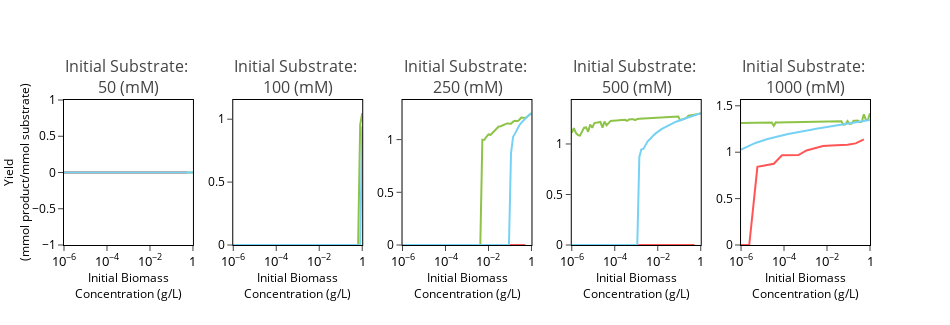

Notebook cell for this chart:
### Code cell
xaxis_titles = ['Yield<br>(mmol product/mmol substrate)']
for j,metric in enumerate(['yield']):
    titles = ["Initial Substrate: <br>"+str(sub_conc)+" (mM)" for sub_conc in pecaso_dict.keys()]
    fig = subplots.make_subplots(rows=1, cols=5, subplot_titles=titles,print_grid=False, horizontal_spacing=0.05)
    for i,sub_conc in enumerate(pecaso_dict.keys()):

        fig.add_trace(go.Scatter(x=pecaso_dict[sub_conc]['initial_biomass'][::], 
                                 y=pecaso_dict[sub_conc]['ts_best'][metric][::],
                                 name='Optimized Two Stage',
                                 legendgroup='ts_best', line={'color': '#8DC447'},
                                 showlegend=False), row=1, col=i+1)
        fig.add_trace(go.Scatter(x=pecaso_dict[sub_conc]['initial_biomass'][::4], 
                                 y=pecaso_dict[sub_conc]['ts_sub'][metric][::4],
                                 name='Traditional Two Stage',
                                 legendgroup='ts_sub', line={'color': '#FF5555'}, mode='lines',
                                 showlegend=False), row=1, col=i+1)
        fig.add_trace(go.Scatter(x=pecaso_dict[sub_conc]['initial_biomass'][::], 
                                 y=pecaso_dict[sub_conc]['os_best'][metric][::],
                                 name='Best One Stage',
                                 legendgroup='os_best', line={'color': '#76D1F4'},
                                 showlegend=False), row=1, col=i+1)
        fig.update_yaxes(range=(0,1.1*max(max(pecaso_dict[sub_conc]['ts_best'][metric]),
                                          max(pecaso_dict[sub_conc]['os_best'][metric]))),row=1, col=i+1)
        if i==0:
            fig.update_yaxes(showline=True, linewidth=1, linecolor='black', mirror=True, zeroline=False,
                             title_text=xaxis_titles[j],
                             title_font=dict(size=12, color='black'),
                             title_standoff=0,
                             automargin=True, row=1, col=i+1)

    fig.update_xaxes(showline=True, linewidth=1, linecolor='black', mirror=True, zeroline=False,
                     title_text='Initial Biomass<br>Concentration (g/L)',
                     title_font=dict(size=12, color='black'),
                     tickfont=dict(size=10, color='black'),
                     title_standoff=0, showexponent='all',exponentformat='power',
                     range=(-6,0),
                     automargin=False,
                     ticks='outside',
                     type='log',
                     nticks=5,
                     showgrid=False)
    fig.update_yaxes(showline=True, linewidth=1, linecolor='black', mirror=True, zeroline=False,
                     tickangle=0,
                     ticks='outside',
                     tickfont=dict(size=12, color='black'),
                     showgrid=False)
    fig.update_layout(width=950,
                      height=325,
                      margin={'l':8})
    #fig.update_annotations(dict(font=dict(size=16, color='black')))

    plot(fig)
if not os.path.exists('images'):
    os.mkdir('images')
#pio.write_image(fig, 'images/biomass_sensitivity_objC.svg')

### Figure 1 — Plotly figure (JSON) as saved in the notebook; plotly's stock layout.template omitted (floating-point values rounded to 4 significant figures)
{"data": [{"legendgroup": "ts_best", "line": {"color": "#8DC447"}, "name": "Optimized Two Stage", "showlegend": false, "type": "scatter", "x": [1e-06, 1.245e-06, 1.551e-06, 1.931e-06, 2.404e-06, 2.994e-06, 3.728e-06, 4.642e-06, 5.78e-06, 7.197e-06, 8.962e-06, 1.116e-05, 1.389e-05, 1.73e-05, 2.154e-05, 2.683e-05, 3.34e-05, 4.16e-05, 5.179e-05, 6.449e-05, 8.031e-05, 0.0001, 0.0001245, 0.0001551, 0.0001931, 0.0002404, 0.0002994, 0.0003728, 0.0004642, 0.000578, 0.0007197, 0.0008962, 0.001116, 0.001389, 0.00173, 0.002154, 0.002683, 0.00334, 0.00416, 0.005179, 0.006449, 0.008031, 0.01, 0.01245, 0.01551, 0.01931, 0.02404, 0.02994, 0.03728, 0.04642, 0.0578, 0.07197, 0.08962, 0.1116, 0.1389, 0.173, 0.2154, 0.2683, 0.334, 0.416, 0.5179, 0.6449, 0.8031, 1], "xaxis": "x", "y": [0, 0, 0, 0, 0, 0, 0, 0, 0, 0, 0, 0, 0, 0, 0, 0, 0, 0, 0, 0, 0, 0, 0, 0, 0, 0, 0, 0, 0, 0, 0, 0, 0, 0, 0, 0, 0, 0, 0, 0, 0, 0, 0, 0, 0, 0, 0, 0, 0, 0, 0, 0, 0, 0, 0, 0, 0, 0, 0, 0, 0, 0, 0, 0], "yaxis": "y"}, {"legendgroup": "ts_sub", "line": {"color": "#FF5555"}, "mode": "lines", "name": "Traditional Two Stage", "showlegend": false, "type": "scatter", "x": [1e-06, 2.404e-06, 5.78e-06, 1.389e-05, 3.34e-05, 8.031e-05, 0.0001931, 0.0004642, 0.001116, 0.002683, 0.006449, 0.01551, 0.03728, 0.08962, 0.2154, 0.5179], "xaxis": "x", "y": [0, 0, 0, 0, 0, 0, 0, 0, 0, 0, 0, 0, 0, 0, 0, 0], "yaxis": "y"}, {"legendgroup": "os_best", "line": {"color": "#76D1F4"}, "name": "Best One Stage", "showlegend": false, "type": "scatter", "x": [1e-06, 1.245e-06, 1.551e-06, 1.931e-06, 2.404e-06, 2.994e-06, 3.728e-06, 4.642e-06, 5.78e-06, 7.197e-06, 8.962e-06, 1.116e-05, 1.389e-05, 1.73e-05, 2.154e-05, 2.683e-05, 3.34e-05, 4.16e-05, 5.179e-05, 6.449e-05, 8.031e-05, 0.0001, 0.0001245, 0.0001551, 0.0001931, 0.0002404, 0.0002994, 0.0003728, 0.0004642, 0.000578, 0.0007197, 0.0008962, 0.001116, 0.001389, 0.00173, 0.002154, 0.002683, 0.00334, 0.00416, 0.005179, 0.006449, 0.008031, 0.01, 0.01245, 0.01551, 0.01931, 0.02404, 0.02994, 0.03728, 0.04642, 0.0578, 0.07197, 0.08962, 0.1116, 0.1389, 0.173, 0.2154, 0.2683, 0.334, 0.416, 0.5179, 0.6449, 0.8031, 1], "xaxis": "x", "y": [0, 0, 0, 0, 0, 0, 0, 0, 0, 0, 0, 0, 0, 0, 0, 0, 0, 0, 0, 0, 0, 0, 0, 0, 0, 0, 0, 0, 0, 0, 0, 0, 0, 0, 0, 0, 0, 0, 0, 0, 0, 0, 0, 0, 0, 0, 0, 0, 0, 0, 0, 0, 0, 0, 0, 0, 0, 0, 0, 0, 0, 0, 0, 0], "yaxis": "y"}, {"legendgroup": "ts_best", "line": {"color": "#8DC447"}, "name": "Optimized Two Stage", "showlegend": false, "type": "scatter", "x": [1e-06, 1.245e-06, 1.551e-06, 1.931e-06, 2.404e-06, 2.994e-06, 3.728e-06, 4.642e-06, 5.78e-06, 7.197e-06, 8.962e-06, 1.116e-05, 1.389e-05, 1.73e-05, 2.154e-05, 2.683e-05, 3.34e-05, 4.16e-05, 5.179e-05, 6.449e-05, 8.031e-05, 0.0001, 0.0001245, 0.0001551, 0.0001931, 0.0002404, 0.0002994, 0.0003728, 0.0004642, 0.000578, 0.0007197, 0.0008962, 0.001116, 0.001389, 0.00173, 0.002154, 0.002683, 0.00334, 0.00416, 0.005179, 0.006449, 0.008031, 0.01, 0.01245, 0.01551, 0.01931, 0.02404, 0.02994, 0.03728, 0.04642, 0.0578, 0.07197, 0.08962, 0.1116, 0.1389, 0.173, 0.2154, 0.2683, 0.334, 0.416, 0.5179, 0.6449, 0.8031, 1], "xaxis": "x2", "y": [0, 0, 0, 0, 0, 0, 0, 0, 0, 0, 0, 0, 0, 0, 0, 0, 0, 0, 0, 0, 0, 0, 0, 0, 0, 0, 0, 0, 0, 0, 0, 0, 0, 0, 0, 0, 0, 0, 0, 0, 0, 0, 0, 0, 0, 0, 0, 0, 0, 0, 0, 0, 0, 0, 0, 0, 0, 0, 0, 0, 0, 0, 0.9555, 1.048], "yaxis": "y2"}, {"legendgroup": "ts_sub", "line": {"color": "#FF5555"}, "mode": "lines", "name": "Traditional Two Stage", "showlegend": false, "type": "scatter", "x": [1e-06, 2.404e-06, 5.78e-06, 1.389e-05, 3.34e-05, 8.031e-05, 0.0001931, 0.0004642, 0.001116, 0.002683, 0.006449, 0.01551, 0.03728, 0.08962, 0.2154, 0.5179], "xaxis": "x2", "y": [0, 0, 0, 0, 0, 0, 0, 0, 0, 0, 0, 0, 0, 0, 0, 0], "yaxis": "y2"}, {"legendgroup": "os_best", "line": {"color": "#76D1F4"}, "name": "Best One Stage", "showlegend": false, "type": "scatter", "x": [1e-06, 1.245e-06, 1.551e-06, 1.931e-06, 2.404e-06, 2.994e-06, 3.728e-06, 4.642e-06, 5.78e-06, 7.197e-06, 8.962e-06, 1.116e-05, 1.389e-05, 1.73e-05, 2.154e-05, 2.683e-05, 3.34e-05, 4.16e-05, 5.179e-05, 6.449e-05, 8.031e-05, 0.0001, 0.0001245, 0.0001551, 0.0001931, 0.0002404, 0.0002994, 0.0003728, 0.0004642, 0.000578, 0.0007197, 0.0008962, 0.001116, 0.001389, 0.00173, 0.002154, 0.002683, 0.00334, 0.00416, 0.005179, 0.006449, 0.008031, 0.01, 0.01245, 0.01551, 0.01931, 0.02404, 0.02994, 0.03728, 0.04642, 0.0578, 0.07197, 0.08962, 0.1116, 0.1389, 0.173, 0.2154, 0.2683, 0.334, 0.416, 0.5179, 0.6449, 0.8031, 1], "xaxis": "x2", "y": [0, 0, 0, 0, 0, 0, 0, 0, 0, 0, 0, 0, 0, 0, 0, 0, 0, 0, 0, 0, 0, 0, 0, 0, 0, 0, 0, 0, 0, 0, 0, 0, 0, 0, 0, 0, 0, 0, 0, 0, 0, 0, 0, 0, 0, 0, 0, 0, 0, 0, 0, 0, 0, 0, 0, 0, 0, 0, 0, 0, 0, 0, 0, 0.9429], "yaxis": "y2"}, {"legendgroup": "ts_best", "line": {"color": "#8DC447"}, "name": "Optimized Two Stage", "showlegend": false, "type": "scatter", "x": [1e-06, 1.245e-06, 1.551e-06, 1.931e-06, 2.404e-06, 2.994e-06, 3.728e-06, 4.642e-06, 5.78e-06, 7.197e-06, 8.962e-06, 1.116e-05, 1.389e-05, 1.73e-05, 2.154e-05, 2.683e-05, 3.34e-05, 4.16e-05, 5.179e-05, 6.449e-05, 8.031e-05, 0.0001, 0.0001245, 0.0001551, 0.0001931, 0.0002404, 0.0002994, 0.0003728, 0.0004642, 0.000578, 0.0007197, 0.0008962, 0.001116, 0.001389, 0.00173, 0.002154, 0.002683, 0.00334, 0.00416, 0.005179, 0.006449, 0.008031, 0.01, 0.01245, 0.01551, 0.01931, 0.02404, 0.02994, 0.03728, 0.04642, 0.0578, 0.07197, 0.08962, 0.1116, 0.1389, 0.173, 0.2154, 0.2683, 0.334, 0.416, 0.5179, 0.6449, 0.8031, 1], "xaxis": "x3", "y": [0, 0, 0, 0, 0, 0, 0, 0, 0, 0, 0, 0, 0, 0, 0, 0, 0, 0, 0, 0, 0, 0, 0, 0, 0, 0, 0, 0, 0, 0, 0, 0, 0, 0, 0, 0, 0, 0, 0, 0.9992, 0.9985, 1.027, 1.049, 1.045, 1.068, 1.09, 1.113, 1.125, 1.127, 1.14, 1.145, 1.153, 1.152, 1.151, 1.17, 1.178, 1.175, 1.186, 1.209, 1.205, 1.205, 1.218, 1.236, 1.251], "yaxis": "y3"}, {"legendgroup": "ts_sub", "line": {"color": "#FF5555"}, "mode": "lines", "name": "Traditional Two Stage", "showlegend": false, "type": "scatter", "x": [1e-06, 2.404e-06, 5.78e-06, 1.389e-05, 3.34e-05, 8.031e-05, 0.0001931, 0.0004642, 0.001116, 0.002683, 0.006449, 0.01551, 0.03728, 0.08962, 0.2154, 0.5179], "xaxis": "x3", "y": [0, 0, 0, 0, 0, 0, 0, 0, 0, 0, 0, 0, 0, 0, 0, 0], "yaxis": "y3"}, {"legendgroup": "os_best", "line": {"color": "#76D1F4"}, "name": "Best One Stage", "showlegend": false, "type": "scatter", "x": [1e-06, 1.245e-06, 1.551e-06, 1.931e-06, 2.404e-06, 2.994e-06, 3.728e-06, 4.642e-06, 5.78e-06, 7.197e-06, 8.962e-06, 1.116e-05, 1.389e-05, 1.73e-05, 2.154e-05, 2.683e-05, 3.34e-05, 4.16e-05, 5.179e-05, 6.449e-05, 8.031e-05, 0.0001, 0.0001245, 0.0001551, 0.0001931, 0.0002404, 0.0002994, 0.0003728, 0.0004642, 0.000578, 0.0007197, 0.0008962, 0.001116, 0.001389, 0.00173, 0.002154, 0.002683, 0.00334, 0.00416, 0.005179, 0.006449, 0.008031, 0.01, 0.01245, 0.01551, 0.01931, 0.02404, 0.02994, 0.03728, 0.04642, 0.0578, 0.07197, 0.08962, 0.1116, 0.1389, 0.173, 0.2154, 0.2683, 0.334, 0.416, 0.5179, 0.6449, 0.8031, 1], "xaxis": "x3", "y": [0, 0, 0, 0, 0, 0, 0, 0, 0, 0, 0, 0, 0, 0, 0, 0, 0, 0, 0, 0, 0, 0, 0, 0, 0, 0, 0, 0, 0, 0, 0, 0, 0, 0, 0, 0, 0, 0, 0, 0, 0, 0, 0, 0, 0, 0, 0, 0, 0, 0, 0, 0, 0, 0.8698, 1.024, 1.059, 1.102, 1.134, 1.16, 1.183, 1.202, 1.22, 1.236, 1.25], "yaxis": "y3"}, {"legendgroup": "ts_best", "line": {"color": "#8DC447"}, "name": "Optimized Two Stage", "showlegend": false, "type": "scatter", "x": [1e-06, 1.245e-06, 1.551e-06, 1.931e-06, 2.404e-06, 2.994e-06, 3.728e-06, 4.642e-06, 5.78e-06, 7.197e-06, 8.962e-06, 1.116e-05, 1.389e-05, 1.73e-05, 2.154e-05, 2.683e-05, 3.34e-05, 4.16e-05, 5.179e-05, 6.449e-05, 8.031e-05, 0.0001, 0.0001245, 0.0001551, 0.0001931, 0.0002404, 0.0002994, 0.0003728, 0.0004642, 0.000578, 0.0007197, 0.0008962, 0.001116, 0.001389, 0.00173, 0.002154, 0.002683, 0.00334, 0.00416, 0.005179, 0.006449, 0.008031, 0.01, 0.01245, 0.01551, 0.01931, 0.02404, 0.02994, 0.03728, 0.04642, 0.0578, 0.07197, 0.08962, 0.1116, 0.1389, 0.173, 0.2154, 0.2683, 0.334, 0.416, 0.5179, 0.6449, 0.8031, 1], "xaxis": "x4", "y": [1.11, 1.157, 1.109, 1.089, 1.083, 1.123, 1.161, 1.164, 1.12, 1.192, 1.16, 1.207, 1.213, 1.215, 1.218, 1.162, 1.222, 1.185, 1.209, 1.228, 1.23, 1.229, 1.233, 1.235, 1.236, 1.237, 1.239, 1.229, 1.242, 1.244, 1.245, 1.237, 1.248, 1.249, 1.25, 1.252, 1.253, 1.254, 1.253, 1.256, 1.257, 1.258, 1.259, 1.261, 1.262, 1.263, 1.264, 1.265, 1.266, 1.268, 1.269, 1.27, 1.271, 1.236, 1.243, 1.251, 1.258, 1.28, 1.283, 1.286, 1.289, 1.291, 1.298, 1.305], "yaxis": "y4"}, {"legendgroup": "ts_sub", "line": {"color": "#FF5555"}, "mode": "lines", "name": "Traditional Two Stage", "showlegend": false, "type": "scatter", "x": [1e-06, 2.404e-06, 5.78e-06, 1.389e-05, 3.34e-05, 8.031e-05, 0.0001931, 0.0004642, 0.001116, 0.002683, 0.006449, 0.01551, 0.03728, 0.08962, 0.2154, 0.5179], "xaxis": "x4", "y": [0, 0, 0, 0, 0, 0, 0, 0, 0, 0, 0, 0, 0, 0, 0, 0], "yaxis": "y4"}, {"legendgroup": "os_best", "line": {"color": "#76D1F4"}, "name": "Best One Stage", "showlegend": false, "type": "scatter", "x": [1e-06, 1.245e-06, 1.551e-06, 1.931e-06, 2.404e-06, 2.994e-06, 3.728e-06, 4.642e-06, 5.78e-06, 7.197e-06, 8.962e-06, 1.116e-05, 1.389e-05, 1.73e-05, 2.154e-05, 2.683e-05, 3.34e-05, 4.16e-05, 5.179e-05, 6.449e-05, 8.031e-05, 0.0001, 0.0001245, 0.0001551, 0.0001931, 0.0002404, 0.0002994, 0.0003728, 0.0004642, 0.000578, 0.0007197, 0.0008962, 0.001116, 0.001389, 0.00173, 0.002154, 0.002683, 0.00334, 0.00416, 0.005179, 0.006449, 0.008031, 0.01, 0.01245, 0.01551, 0.01931, 0.02404, 0.02994, 0.03728, 0.04642, 0.0578, 0.07197, 0.08962, 0.1116, 0.1389, 0.173, 0.2154, 0.2683, 0.334, 0.416, 0.5179, 0.6449, 0.8031, 1], "xaxis": "x4", "y": [0, 0, 0, 0, 0, 0, 0, 0, 0, 0, 0, 0, 0, 0, 0, 0, 0, 0, 0, 0, 0, 0, 0, 0, 0, 0, 0, 0, 0, 0, 0, 0, 0, 0.8717, 0.9473, 0.9514, 0.9868, 1.024, 1.045, 1.069, 1.088, 1.105, 1.121, 1.135, 1.149, 1.16, 1.171, 1.183, 1.192, 1.202, 1.211, 1.22, 1.228, 1.236, 1.243, 1.251, 1.258, 1.265, 1.272, 1.278, 1.285, 1.291, 1.298, 1.305], "yaxis": "y4"}, {"legendgroup": "ts_best", "line": {"color": "#8DC447"}, "name": "Optimized Two Stage", "showlegend": false, "type": "scatter", "x": [1e-06, 1.245e-06, 1.551e-06, 1.931e-06, 2.404e-06, 2.994e-06, 3.728e-06, 4.642e-06, 5.78e-06, 7.197e-06, 8.962e-06, 1.116e-05, 1.389e-05, 1.73e-05, 2.154e-05, 2.683e-05, 3.34e-05, 4.16e-05, 5.179e-05, 6.449e-05, 8.031e-05, 0.0001, 0.0001245, 0.0001551, 0.0001931, 0.0002404, 0.0002994, 0.0003728, 0.0004642, 0.000578, 0.0007197, 0.0008962, 0.001116, 0.001389, 0.00173, 0.002154, 0.002683, 0.00334, 0.00416, 0.005179, 0.006449, 0.008031, 0.01, 0.01245, 0.01551, 0.01931, 0.02404, 0.02994, 0.03728, 0.04642, 0.0578, 0.07197, 0.08962, 0.1116, 0.1389, 0.173, 0.2154, 0.2683, 0.334, 0.416, 0.5179, 0.6449, 0.8031, 1], "xaxis": "x5", "y": [1.314, 1.314, 1.315, 1.315, 1.315, 1.316, 1.316, 1.317, 1.317, 1.318, 1.318, 1.319, 1.319, 1.319, 1.32, 1.32, 1.284, 1.321, 1.32, 1.322, 1.322, 1.323, 1.323, 1.324, 1.324, 1.325, 1.325, 1.326, 1.326, 1.326, 1.327, 1.327, 1.328, 1.328, 1.328, 1.329, 1.329, 1.33, 1.33, 1.33, 1.331, 1.331, 1.332, 1.332, 1.332, 1.329, 1.333, 1.334, 1.334, 1.335, 1.296, 1.299, 1.337, 1.306, 1.309, 1.339, 1.34, 1.341, 1.325, 1.329, 1.408, 1.348, 1.351, 1.421], "yaxis": "y5"}, {"legendgroup": "ts_sub", "line": {"color": "#FF5555"}, "mode": "lines", "name": "Traditional Two Stage", "showlegend": false, "type": "scatter", "x": [1e-06, 2.404e-06, 5.78e-06, 1.389e-05, 3.34e-05, 8.031e-05, 0.0001931, 0.0004642, 0.001116, 0.002683, 0.006449, 0.01551, 0.03728, 0.08962, 0.2154, 0.5179], "xaxis": "x5", "y": [0, 0, 0.8423, 0.857, 0.8756, 0.9665, 0.9712, 0.9693, 1.019, 1.044, 1.067, 1.071, 1.075, 1.079, 1.095, 1.138], "yaxis": "y5"}, {"legendgroup": "os_best", "line": {"color": "#76D1F4"}, "name": "Best One Stage", "showlegend": false, "type": "scatter", "x": [1e-06, 1.245e-06, 1.551e-06, 1.931e-06, 2.404e-06, 2.994e-06, 3.728e-06, 4.642e-06, 5.78e-06, 7.197e-06, 8.962e-06, 1.116e-05, 1.389e-05, 1.73e-05, 2.154e-05, 2.683e-05, 3.34e-05, 4.16e-05, 5.179e-05, 6.449e-05, 8.031e-05, 0.0001, 0.0001245, 0.0001551, 0.0001931, 0.0002404, 0.0002994, 0.0003728, 0.0004642, 0.000578, 0.0007197, 0.0008962, 0.001116, 0.001389, 0.00173, 0.002154, 0.002683, 0.00334, 0.00416, 0.005179, 0.006449, 0.008031, 0.01, 0.01245, 0.01551, 0.01931, 0.02404, 0.02994, 0.03728, 0.04642, 0.0578, 0.07197, 0.08962, 0.1116, 0.1389, 0.173, 0.2154, 0.2683, 0.334, 0.416, 0.5179, 0.6449, 0.8031, 1], "xaxis": "x5", "y": [1.028, 1.04, 1.051, 1.061, 1.072, 1.081, 1.09, 1.099, 1.107, 1.115, 1.122, 1.129, 1.136, 1.143, 1.148, 1.154, 1.16, 1.166, 1.171, 1.177, 1.182, 1.187, 1.191, 1.196, 1.201, 1.205, 1.21, 1.214, 1.218, 1.223, 1.227, 1.23, 1.234, 1.238, 1.242, 1.245, 1.249, 1.253, 1.256, 1.259, 1.263, 1.267, 1.27, 1.273, 1.276, 1.279, 1.283, 1.286, 1.289, 1.292, 1.296, 1.299, 1.303, 1.306, 1.309, 1.313, 1.317, 1.321, 1.325, 1.329, 1.333, 1.338, 1.343, 1.348], "yaxis": "y5"}], "layout": {"annotations": [{"font": {"size": 16}, "showarrow": false, "text": "Initial Substrate: <br>50 (mM)", "x": 0.08, "xanchor": "center", "xref": "paper", "y": 1, "yanchor": "bottom", "yref": "paper"}, {"font": {"size": 16}, "showarrow": false, "text": "Initial Substrate: <br>100 (mM)", "x": 0.29, "xanchor": "center", "xref": "paper", "y": 1, "yanchor": "bottom", "yref": "paper"}, {"font": {"size": 16}, "showarrow": false, "text": "Initial Substrate: <br>250 (mM)", "x": 0.5, "xanchor": "center", "xref": "paper", "y": 1, "yanchor": "bottom", "yref": "paper"}, {"font": {"size": 16}, "showarrow": false, "text": "Initial Substrate: <br>500 (mM)", "x": 0.71, "xanchor": "center", "xref": "paper", "y": 1, "yanchor": "bottom", "yref": "paper"}, {"font": {"size": 16}, "showarrow": false, "text": "Initial Substrate: <br>1000 (mM)", "x": 0.92, "xanchor": "center", "xref": "paper", "y": 1, "yanchor": "bottom", "yref": "paper"}], "height": 325, "margin": {"l": 8}, "width": 950, "xaxis": {"anchor": "y", "automargin": false, "domain": [0, 0.16], "exponentformat": "power", "linecolor": "black", "linewidth": 1, "mirror": true, "nticks": 5, "range": [-6, 0], "showexponent": "all", "showgrid": false, "showline": true, "tickfont": {"color": "black", "size": 10}, "ticks": "outside", "title": {"font": {"color": "black", "size": 12}, "standoff": 0, "text": "Initial Biomass<br>Concentration (g/L)"}, "type": "log", "zeroline": false}, "xaxis2": {"anchor": "y2", "automargin": false, "domain": [0.21, 0.37], "exponentformat": "power", "linecolor": "black", "linewidth": 1, "mirror": true, "nticks": 5, "range": [-6, 0], "showexponent": "all", "showgrid": false, "showline": true, "tickfont": {"color": "black", "size": 10}, "ticks": "outside", "title": {"font": {"color": "black", "size": 12}, "standoff": 0, "text": "Initial Biomass<br>Concentration (g/L)"}, "type": "log", "zeroline": false}, "xaxis3": {"anchor": "y3", "automargin": false, "domain": [0.42, 0.58], "exponentformat": "power", "linecolor": "black", "linewidth": 1, "mirror": true, "nticks": 5, "range": [-6, 0], "showexponent": "all", "showgrid": false, "showline": true, "tickfont": {"color": "black", "size": 10}, "ticks": "outside", "title": {"font": {"color": "black", "size": 12}, "standoff": 0, "text": "Initial Biomass<br>Concentration (g/L)"}, "type": "log", "zeroline": false}, "xaxis4": {"anchor": "y4", "automargin": false, "domain": [0.63, 0.79], "exponentformat": "power", "linecolor": "black", "linewidth": 1, "mirror": true, "nticks": 5, "range": [-6, 0], "showexponent": "all", "showgrid": false, "showline": true, "tickfont": {"color": "black", "size": 10}, "ticks": "outside", "title": {"font": {"color": "black", "size": 12}, "standoff": 0, "text": "Initial Biomass<br>Concentration (g/L)"}, "type": "log", "zeroline": false}, "xaxis5": {"anchor": "y5", "automargin": false, "domain": [0.84, 1], "exponentformat": "power", "linecolor": "black", "linewidth": 1, "mirror": true, "nticks": 5, "range": [-6, 0], "showexponent": "all", "showgrid": false, "showline": true, "tickfont": {"color": "black", "size": 10}, "ticks": "outside", "title": {"font": {"color": "black", "size": 12}, "standoff": 0, "text": "Initial Biomass<br>Concentration (g/L)"}, "type": "log", "zeroline": false}, "yaxis": {"anchor": "x", "automargin": true, "domain": [0, 1], "linecolor": "black", "linewidth": 1, "mirror": true, "range": [0, 0], "showgrid": false, "showline": true, "tickangle": 0, "tickfont": {"color": "black", "size": 12}, "ticks": "outside", "title": {"font": {"color": "black", "size": 12}, "standoff": 0, "text": "Yield<br>(mmol product/mmol substrate)"}, "zeroline": false}, "yaxis2": {"anchor": "x2", "domain": [0, 1], "linecolor": "black", "linewidth": 1, "mirror": true, "range": [0, 1.153], "showgrid": false, "showline": true, "tickangle": 0, "tickfont": {"color": "black", "size": 12}, "ticks": "outside", "zeroline": false}, "yaxis3": {"anchor": "x3", "domain": [0, 1], "linecolor": "black", "linewidth": 1, "mirror": true, "range": [0, 1.376], "showgrid": false, "showline": true, "tickangle": 0, "tickfont": {"color": "black", "size": 12}, "ticks": "outside", "zeroline": false}, "yaxis4": {"anchor": "x4", "domain": [0, 1], "linecolor": "black", "linewidth": 1, "mirror": true, "range": [0, 1.435], "showgrid": false, "showline": true, "tickangle": 0, "tickfont": {"color": "black", "size": 12}, "ticks": "outside", "zeroline": false}, "yaxis5": {"anchor": "x5", "domain": [0, 1], "linecolor": "black", "linewidth": 1, "mirror": true, "range": [0, 1.563], "showgrid": false, "showline": true, "tickangle": 0, "tickfont": {"color": "black", "size": 12}, "ticks": "outside", "zeroline": false}}}
